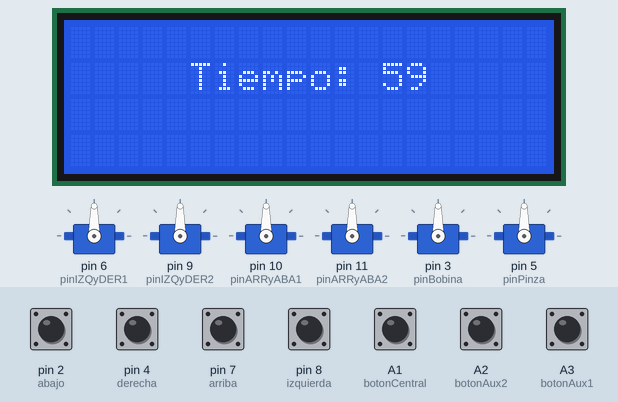
The sketch below on a simulated Arduino Uno, built with avr-gcc and run on an emulated ATmega328P. Parts: 20×4 character LCD, 6 × servo. The inputs (shaded band) are chosen by the test bench; at power-on: A1 (botonCentral), A2 (botonAux2), A3 (botonAux1), pin 2 (abajo), pin 4 (derecha), pin 7 (arriba), pin 8 (izquierda) HIGH.

Above: at 1.2 s.
1.3 s: A3 (botonAux1) pulled LOW for 0.15 s
At 2.4 s:
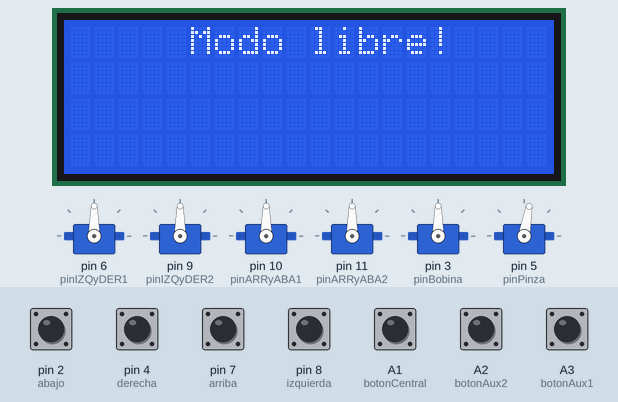
3.3 s: pin 2 (abajo) pulled LOW for 0.15 s
At 3.38 s:
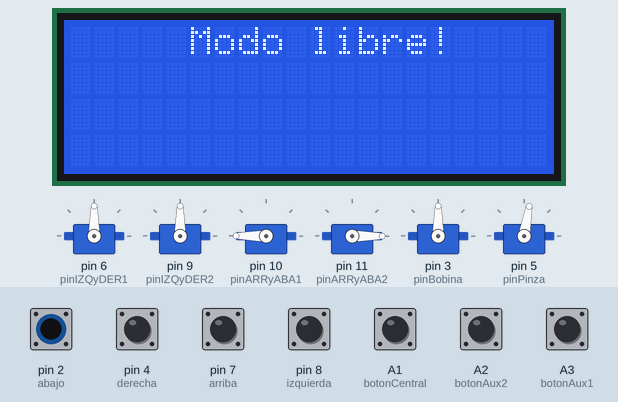
4.9 s: pin 4 (derecha) pulled LOW for 0.15 s
At 4.98 s:
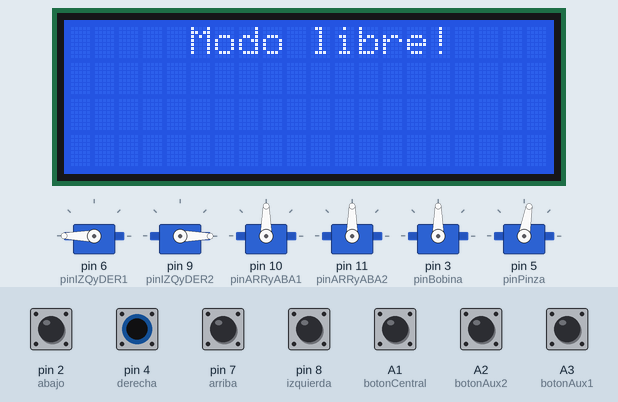
6.5 s: pin 7 (arriba) pulled LOW for 0.15 s
At 6.58 s:
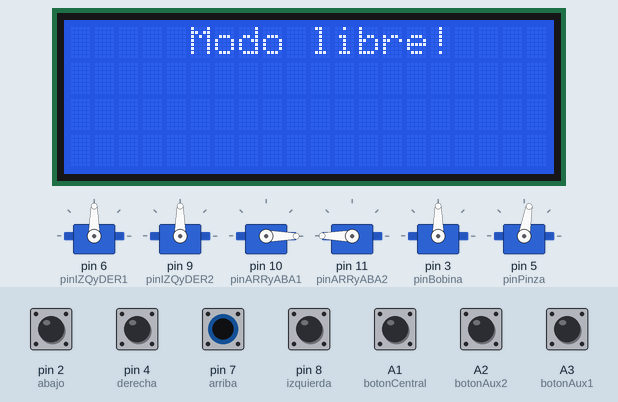
8.1 s: pin 8 (izquierda) pulled LOW for 0.15 s
At 8.18 s:
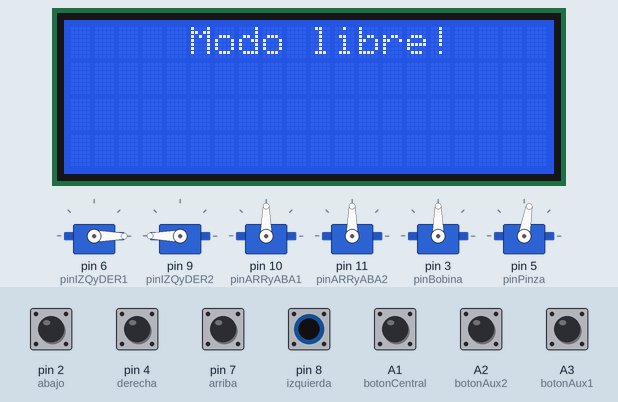
9.7 s: A1 (botonCentral) pulled LOW for 0.15 s
At 9.79 s:
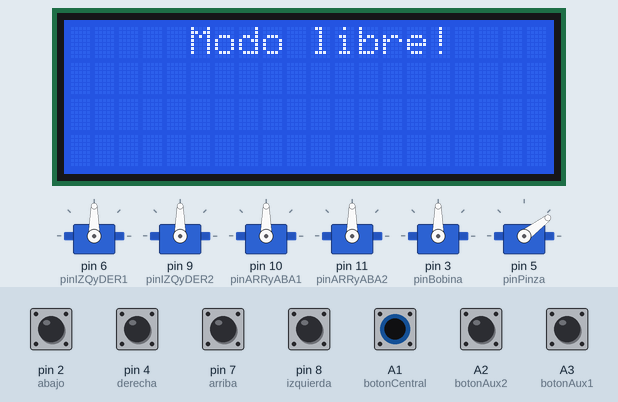
Timing chart, 0 to 12.3 s (numbered marks = the images above; inputs shaded):
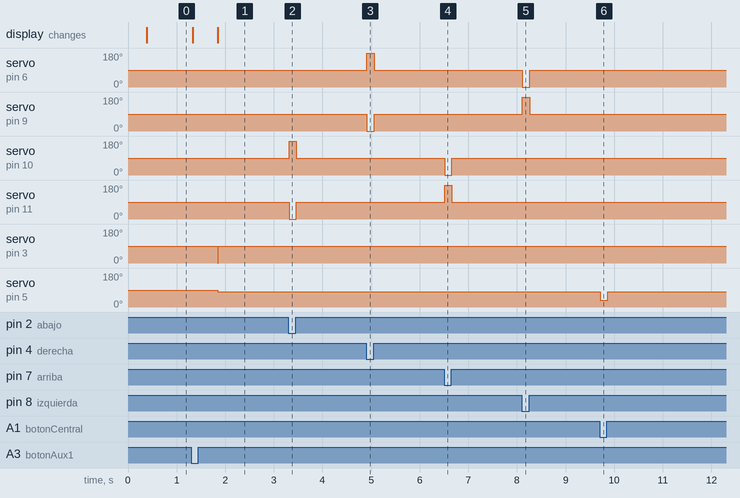

Measured:
- after the input at 1.3 s, servo on pin 3 (pinBobina): 90° → 0° after 0.54 s, → 90° 0.01 s later; servo on pin 5 (pinPinza): 90° → 80° after 0.54 s; the display: first changes at once (image 1 shows a later state)
- after the input at 3.3 s, servo on pin 10 (pinARRyABA1): 90° → 180° at once, → 90° 0.15 s later; servo on pin 11 (pinARRyABA2): 90° → 0° at once, → 90° 0.15 s later
- after the input at 4.9 s, servo on pin 6 (pinIZQyDER1): 90° → 180° at once, → 90° 0.15 s later; servo on pin 9 (pinIZQyDER2): 90° → 0° at once, → 90° 0.15 s later
- after the input at 6.5 s, servo on pin 10 (pinARRyABA1): 90° → 0° at once, → 90° 0.15 s later; servo on pin 11 (pinARRyABA2): 90° → 180° at once, → 90° 0.15 s later
- after the input at 8.1 s, servo on pin 6 (pinIZQyDER1): 90° → 0° at once, → 90° 0.15 s later; servo on pin 9 (pinIZQyDER2): 90° → 180° at once, → 90° 0.15 s later
- after the input at 9.7 s, servo on pin 5 (pinPinza): 80° → 37° at once, → 80° 0.16 s later

The sketch:

27-Ajustamos_la_electronica.ino
```cpp
#include <Wire.h>      // libreria de comunicacion por I2C
#include <LCD.h>      // libreria para funciones de LCD
#include <LiquidCrystal_I2C.h>    // libreria para LCD por I2C
#include <Servo.h>
LiquidCrystal_I2C lcd (0x27, 2, 1, 0, 4, 5, 6, 7); // DIR, E, RW, RS, D4, D5, D6, D7

int tiempo= 6000;


int botonCentral=A1;
int botonAux2=A2;
int botonAux1=A3;

int arriba = 7;
int abajo = 2;
int izquierda = 8;
int derecha = 4;


int pinBobina = 3;
int pinPinza = 5;
int pinIZQyDER1 = 6;
int pinIZQyDER2 = 9;
int pinARRyABA1 = 10;
int pinARRyABA2 = 11;


Servo railesIZQyDER1;
Servo railesIZQyDER2;

Servo railesARRyABA1;
Servo railesARRyABA2;

Servo Bobina;
Servo Pinza;


int modo = 1;
/*
1= modo maquina
2= modo libre
3= modo automatico
*/

void setup() {

    lcd.setBacklightPin(3,POSITIVE);  // puerto P3 de PCF8574 como positivo
    lcd.setBacklight(HIGH);   // habilita iluminacion posterior de LCD
    lcd.begin(20, 4);     // 20 columnas por 4 lineas para LCD 1602A
    lcd.clear();      // limpia pantalla
    pinMode(botonCentral,INPUT_PULLUP);
    pinMode(botonAux1,INPUT_PULLUP);
    pinMode(botonAux2,INPUT_PULLUP);

    pinMode(arriba,INPUT_PULLUP);
    pinMode(abajo,INPUT_PULLUP);
    pinMode(izquierda,INPUT_PULLUP);
    pinMode(derecha,INPUT_PULLUP);

    railesIZQyDER1.attach(pinIZQyDER1);
    railesIZQyDER2.attach(pinIZQyDER2);

    railesARRyABA1.attach(pinARRyABA1);
    railesARRyABA2.attach(pinARRyABA2);

    Bobina.attach(pinBobina);
    Pinza.attach(pinPinza);

}

void loop() {

  int estadoBotonCentral = digitalRead(botonCentral);
  int estadoBotonAux1 = digitalRead(botonAux1);
  int estadoBotonAux2 = digitalRead(botonAux2);

  int estadoJoyArriba = digitalRead(arriba);
  int estadoJoyAbajo = digitalRead(abajo);
  int estadoJoyIzquierda = digitalRead(izquierda);
  int estadoJoyDerecha = digitalRead(derecha);


//-----------------------MODO MAQUINA
 if(modo==1){
     lcd.setCursor(5, 1);
    lcd.print("Tiempo:");

     lcd.setCursor(13, 1);
    lcd.print(tiempo);

    lcd.setCursor(15, 1);
    lcd.print("  ");


    tiempo--;


    if(tiempo<=1000){
       lcd.setCursor(14, 1);
    lcd.print("  ");
    }

  if (estadoJoyArriba==true && estadoJoyAbajo==true){
railesARRyABA1.write (90);
railesARRyABA2.write (90);
}
 if (estadoJoyIzquierda==true && estadoJoyDerecha==true){
railesIZQyDER1.write (90);
railesIZQyDER2.write (90);
}

  if (estadoJoyIzquierda==false){
  railesIZQyDER1.write (0);
  railesIZQyDER2.write (180);

  }else{
  railesIZQyDER1.write (90);
  railesIZQyDER2.write (90);
  }

  if (estadoJoyDerecha==false){
  railesIZQyDER1.write (180);
  railesIZQyDER2.write (0);

  }

  if (estadoJoyArriba==false){
 railesARRyABA1.write (0);
 railesARRyABA2.write (180);

  }

  if (estadoJoyAbajo==false){
 railesARRyABA1.write (180);
 railesARRyABA2.write (0);

  }

   if(tiempo<=0){
     tiempo=0;
     modo=3;
   }

     if(estadoBotonAux1==LOW){ //Boton AUX1: MODO 2
     lcd.clear();
     delay(500);
      modo=2;
     }


if(estadoBotonCentral==LOW){ //Boton Central: Uso máquina
 modo=3;
}


 }
 //-----------------------ACABA MODO MAQUINA
//-----------------------MODO LIBRE
 if(modo==2){

 lcd.setCursor(5, 0);
    lcd.print("Modo libre!");


     if (estadoJoyArriba==true && estadoJoyAbajo==true){
railesARRyABA1.write (90);
railesARRyABA2.write (90);
}
 if (estadoJoyIzquierda==true && estadoJoyDerecha==true){
railesIZQyDER1.write (90);
railesIZQyDER2.write (90);
}

  if (estadoJoyIzquierda==false){
  railesIZQyDER1.write (0);
  railesIZQyDER2.write (180);
  }

  if (estadoJoyDerecha==false){
  railesIZQyDER1.write (180);
  railesIZQyDER2.write (0);
  }

  if (estadoJoyArriba==false){
 railesARRyABA1.write (0);
 railesARRyABA2.write (180);
  }

  if (estadoJoyAbajo==false){
 railesARRyABA1.write (180);
 railesARRyABA2.write (0);
  }

   if (estadoBotonAux1==true && estadoBotonAux2==true){
Bobina.write (90);
Bobina.write (90);
}

if(estadoBotonCentral==LOW){ //Boton Central: Abre y cierra la pinza
Pinza.write(37);   // cierra la pinza
}else{
Pinza.write(80);   // sino, la pinza siempre está abierta
}


  if(estadoBotonAux1==LOW){ //Boton AUX1: Sube la pinza
   Bobina.write(0);
  }
  if(estadoBotonAux2==LOW){ //Boton AUX2: Baja la pinza
   Bobina.write(180);
  }


 }
//-----------------------ACABA MODO LIBRE

if(modo==3){
  railesIZQyDER1.write (90);
  railesIZQyDER2.write (90);
  railesARRyABA1.write (90);
  railesARRyABA2.write (90);
  Pinza.write(80);   // abre la pinza
  Bobina.write(180); //bobina baja
  delay(3000); //durante 3 segundos
  Bobina.write(90); //bobina parada
  delay(1000); //durante un segundo
  Pinza.write(37); //cierra la pinza
  delay(1500); //durante segundo y medio
  Bobina.write(0);//bobina sube
  delay(3000);//durante 3 segundos
  Bobina.write(90);
  railesIZQyDER1.write (180);
  railesIZQyDER2.write (0);
  railesARRyABA1.write (180);
  railesARRyABA2.write (0);
  delay(4000);
  railesIZQyDER1.write (90);
  railesIZQyDER2.write (90);
  railesARRyABA1.write (90);
  railesARRyABA2.write (90);
  delay(1000);
  Pinza.write(80);
  delay(500);
 modo=1;
tiempo=6000;
}

}
```
